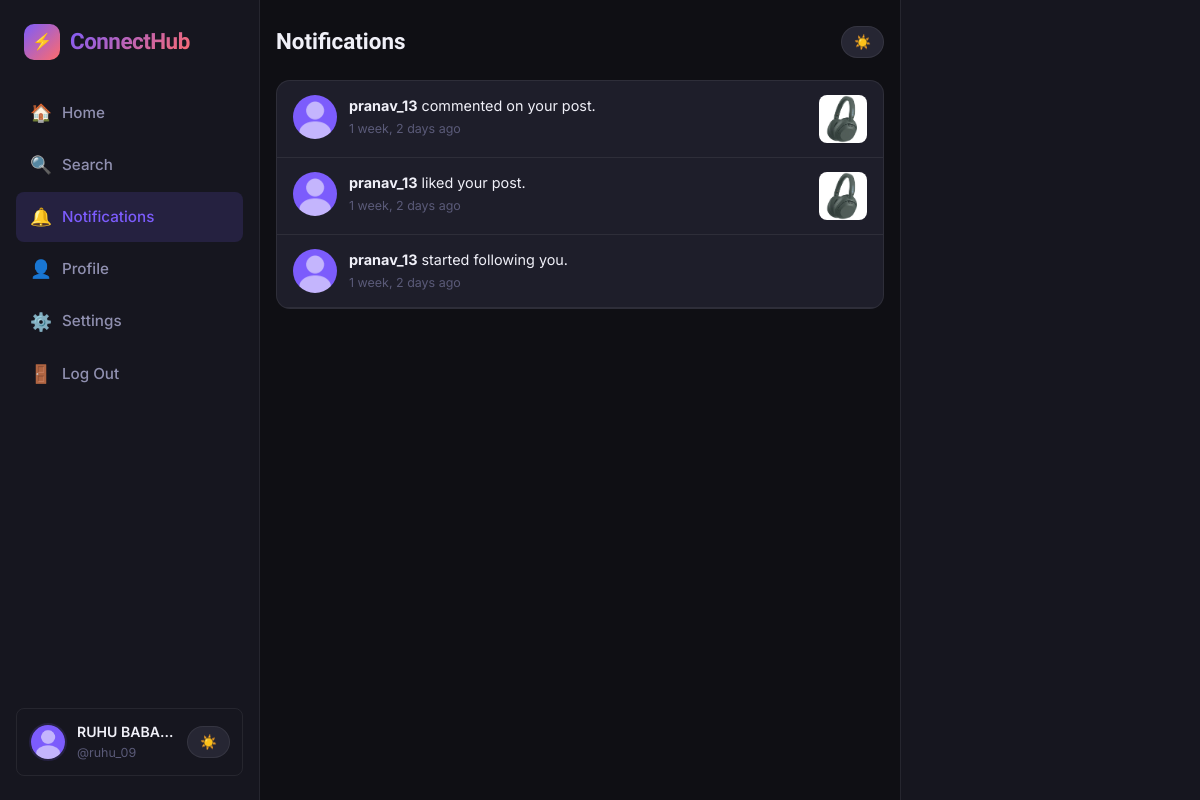
The app's page /notifications/ (signed in) with its own data.
### social/models.py (models this page shows, shortened)
class Profile(models.Model):
    user = models.OneToOneField(User, on_delete=models.CASCADE, related_name='profile')
    profile_image = models.ImageField(upload_to='profile_images/', default='profile_images/default.png', blank=True)
    cover_image = models.ImageField(upload_to='cover_images/', blank=True, null=True)
    bio = models.TextField(max_length=500, blank=True)
    location = models.CharField(max_length=100, blank=True)
    website = models.URLField(blank=True)
    created_at = models.DateTimeField(auto_now_add=True)

class Notification(models.Model):
    NOTIFICATION_TYPES = (
        ('follow', 'Follow'),
        ('like', 'Like'),
        ('comment', 'Comment'),
    )
    sender = models.ForeignKey(User, on_delete=models.CASCADE, related_name='sent_notifications')
    receiver = models.ForeignKey(User, on_delete=models.CASCADE, related_name='received_notifications')
    notification_type = models.CharField(max_length=20, choices=NOTIFICATION_TYPES)
    post = models.ForeignKey(Post, on_delete=models.CASCADE, null=True, blank=True)
    is_read = models.BooleanField(default=False)
    created_at = models.DateTimeField(auto_now_add=True)
    class Meta:
        ordering = ['-created_at']

class Post(models.Model):
    user = models.ForeignKey(User, on_delete=models.CASCADE, related_name='posts')
    content = models.TextField(max_length=2000)
    image = models.ImageField(upload_to='post_images/', blank=True, null=True)
    created_at = models.DateTimeField(auto_now_add=True)
    updated_at = models.DateTimeField(auto_now=True)
    class Meta:
        ordering = ['-created_at']

### social/views.py (the view)
# urls.py: path('notifications/', views.notifications, name='notifications'),
@login_required
def notifications(request):
    notifs = Notification.objects.filter(receiver=request.user).select_related('sender', 'sender__profile', 'post')
    notifs.filter(is_read=False).update(is_read=True)
    return render(request, 'social/notifications.html', {'notifications': notifs})

### social/context_processors.py (called while the page is built)
def notifications_count(request):
    if request.user.is_authenticated:
        count = Notification.objects.filter(receiver=request.user, is_read=False).count()
        return {'unread_notifications_count': count}
    return {'unread_notifications_count': 0}

### social/templates/social/notifications.html (shortened to what this page needs)
{% extends 'social/app_base.html' %}
{% load static %}
{% block main %}
<div style="max-width:680px;margin:0 auto;padding:24px 16px">
  <div style="display:flex;align-items:center;justify-content:space-between;margin-bottom:20px">
    <h1 style="font-family:'Sora',sans-serif;font-size:1.4rem;font-weight:700">Notifications</h1>
    <button class="theme-toggle">☀️</button>
  </div>
  <div style="background:var(--surface);border:1px solid var(--border);border-radius:var(--radius);overflow:hidden">
    {% if notifications %}
      {% for notif in notifications %}
      <div class="notif-item {% if not notif.is_read %}unread{% endif %}">
        <a href="{% url 'profile' username=notif.sender.username %}">
          <img src="{{ notif.sender.profile.profile_image.url }}" alt="" class="notif-avatar" onerror="this.src='{% static 'images/default.png' %}'">
        </a>
        <div class="notif-content">
          <div class="notif-text">
            <a href="{% url 'profile' username=notif.sender.username %}"><strong>{{ notif.sender.username }}</strong></a>
            {% if notif.notification_type == 'follow' %}
              started following you.
            {% elif notif.notification_type == 'like' %}
              liked your post.
            {% elif notif.notification_type == 'comment' %}
              commented on your post.
            {% endif %}
          </div>
          <div class="notif-time">{{ notif.created_at|timesince }} ago</div>
        </div>
        {% if notif.post and notif.post.image %}
        <img src="{{ notif.post.image.url }}" alt="" class="notif-post-thumb">
        {% endif %}
      </div>
      {% endfor %}
    {% else %}
    <div class="empty-state">
      <div class="empty-icon">🔔</div>
      <div class="empty-title">No notifications yet</div>
      <div class="empty-desc">When people like, comment on, or follow you — it'll show up here.</div>
    </div>
    {% endif %}
  </div>
</div>
{% endblock %}

### social/templates/social/app_base.html (shortened to what this page needs)
{% extends 'social/base.html' %}
{% load static %}
{% block body %}
<div class="app-shell">
  <aside class="sidebar">
    <div class="sidebar-logo">
      <div class="logo-icon">⚡</div>
      <span>ConnectHub</span>
    </div>
    <ul class="nav-list">
      <li class="nav-item">
        <a href="{% url 'home' %}" {% if request.resolver_match.url_name == 'home' %}class="active"{% endif %}>
          <span class="nav-icon">🏠</span> Home
        </a>
      </li>
      <li class="nav-item">
        <a href="{% url 'search' %}" {% if request.resolver_match.url_name == 'search' %}class="active"{% endif %}>
          <span class="nav-icon">🔍</span> Search
        </a>
      </li>
      <li class="nav-item">
        <a href="{% url 'notifications' %}" {% if request.resolver_match.url_name == 'notifications' %}class="active"{% endif %}>
          <span class="nav-icon">🔔</span> Notifications
        </a>
      </li>
      <li class="nav-item">
        <a href="{% url 'profile' username=request.user.username %}" {% if request.resolver_match.url_name == 'profile' %}class="active"{% endif %}>
          <span class="nav-icon">👤</span> Profile
        </a>
      </li>
      <li class="nav-item">
        <a href="{% url 'edit_profile' %}" {% if request.resolver_match.url_name == 'edit_profile' %}class="active"{% endif %}>
          <span class="nav-icon">⚙️</span> Settings
        </a>
      </li>
      <li class="nav-item">
        <a href="{% url 'logout' %}">
          <span class="nav-icon">🚪</span> Log Out
        </a>
      </li>
    </ul>
    <a href="{% url 'profile' username=request.user.username %}" class="sidebar-user" style="text-decoration:none">
      <img src="{{ request.user.profile.profile_image.url }}" alt="" class="sidebar-avatar" onerror="this.src='{% static 'images/default.png' %}'">
      <div class="sidebar-user-info">
        <div class="sidebar-username">{{ request.user.get_full_name|default:request.user.username }}</div>
        <div class="sidebar-handle">@{{ request.user.username }}</div>
      </div>
      <button class="theme-toggle" title="Toggle theme" onclick="event.preventDefault(); toggleTheme();">☀️</button>
    </a>
  </aside>
  <main style="padding: 0 0 40px;">
    {% block main %}{% endblock %}
  </main>
  <aside class="aside-column">
  </aside>
</div>
{% endblock %}

### static/css/style.css (style rules this page uses)
:root { --bg: #0f0f14; --bg-2: #16161f; --bg-3: #1e1e2a; --surface: #1e1e2a; --surface-2: #262633; --border: rgba(255,255,255,0.07); --border-hover: rgba(255,255,255,0.15); --accent: #7c5cfc; --accent-hover: #9474fd; --accent-dim: rgba(124, 92, 252, 0.15); --coral: #ff6b6b; --coral-hover: #ff8585; --teal: #00d4aa; --text-primary: #f0f0f8; --text-secondary: #9090b0; --text-muted: #5a5a78; --radius: 14px; --radius-sm: 8px; --radius-full: 999px; --shadow: 0 4px 24px rgba(0,0,0,0.35); --shadow-sm: 0 2px 8px rgba(0,0,0,0.2); --glow: 0 0 24px rgba(124,92,252,0.2); --transition: 0.18s ease; --sidebar-w: 260px; --feed-w: 600px; --aside-w: 300px; }
*, *::before, *::after { box-sizing: border-box; margin: 0; padding: 0; }
html { scroll-behavior: smooth; }
body { font-family: 'Inter', system-ui, sans-serif; background: var(--bg); color: var(--text-primary); line-height: 1.6; min-height: 100vh; }
img { max-width: 100%; display: block; }
a { color: inherit; text-decoration: none; }
button { cursor: pointer; font-family: inherit; }
.app-shell { display: grid; grid-template-columns: var(--sidebar-w) 1fr var(--aside-w); gap: 0; min-height: 100vh; }
.sidebar { position: sticky; top: 0; height: 100vh; display: flex; flex-direction: column; padding: 24px 16px; border-right: 1px solid var(--border); background: var(--bg-2); overflow-y: auto; }
.sidebar-logo { display: flex; align-items: center; gap: 10px; padding: 0 8px 28px; font-family: 'Sora', sans-serif; font-size: 1.4rem; font-weight: 800; letter-spacing: -0.5px; }
.sidebar-logo .logo-icon { width: 36px; height: 36px; background: linear-gradient(135deg, var(--accent), var(--coral)); border-radius: 10px; display: flex; align-items: center; justify-content: center; font-size: 1rem; }
.sidebar-logo span { background: linear-gradient(135deg, var(--accent), var(--coral)); -webkit-background-clip: text; -webkit-text-fill-color: transparent; }
.nav-list { list-style: none; display: flex; flex-direction: column; gap: 2px; flex: 1; }
.nav-item a { display: flex; align-items: center; gap: 12px; padding: 11px 14px; border-radius: var(--radius-sm); color: var(--text-secondary); font-weight: 500; font-size: 0.95rem; transition: all var(--transition); position: relative; }
.nav-item a.active { background: var(--accent-dim); color: var(--accent); }
.nav-item a .nav-icon { width: 20px; text-align: center; font-size: 1.1rem; }
.sidebar-user { display: flex; align-items: center; gap: 10px; padding: 12px; border-radius: var(--radius-sm); margin-top: 16px; border: 1px solid var(--border); cursor: pointer; transition: background var(--transition); }
.sidebar-avatar { width: 38px; height: 38px; border-radius: 50%; object-fit: cover; border: 2px solid var(--accent-dim); }
.sidebar-user-info { flex: 1; min-width: 0; }
.sidebar-username { font-weight: 600; font-size: 0.88rem; white-space: nowrap; overflow: hidden; text-overflow: ellipsis; }
.sidebar-handle { font-size: 0.78rem; color: var(--text-muted); }
.aside-column { position: sticky; top: 0; height: 100vh; padding: 24px 16px; border-left: 1px solid var(--border); background: var(--bg-2); overflow-y: auto; }
.notif-item { display: flex; align-items: flex-start; gap: 12px; padding: 14px 16px; border-bottom: 1px solid var(--border); transition: background var(--transition); }
.notif-avatar { width: 44px; height: 44px; border-radius: 50%; object-fit: cover; flex-shrink: 0; }
.notif-content { flex: 1; }
.notif-text { font-size: 0.9rem; line-height: 1.5; }
.notif-text strong { font-weight: 700; }
.notif-time { font-size: 0.78rem; color: var(--text-muted); margin-top: 3px; }
.notif-post-thumb { width: 48px; height: 48px; border-radius: 8px; object-fit: cover; }
.theme-toggle { background: var(--surface-2); border: 1px solid var(--border); border-radius: var(--radius-full); padding: 7px 12px; font-size: 0.85rem; color: var(--text-secondary); transition: all var(--transition); }

### records on screen
Notification: sender.profile.profile_image (placeholder picture), sender.username "pranav_13", notification_type "commented on your post.", created_at "1 week, 2 days", post.image (picture)
Notification: sender.profile.profile_image (placeholder picture), sender.username "pranav_13", notification_type "liked your post.", created_at "1 week, 2 days", post.image (picture)
Notification: sender.profile.profile_image (placeholder picture), sender.username "pranav_13", notification_type "started following you.", created_at "1 week, 2 days"

### other values on screen
{{ request.user.get_full_name|default:request.user.username }} "RUHU BABARE"
{{ request.user.username }} "ruhu_09"
